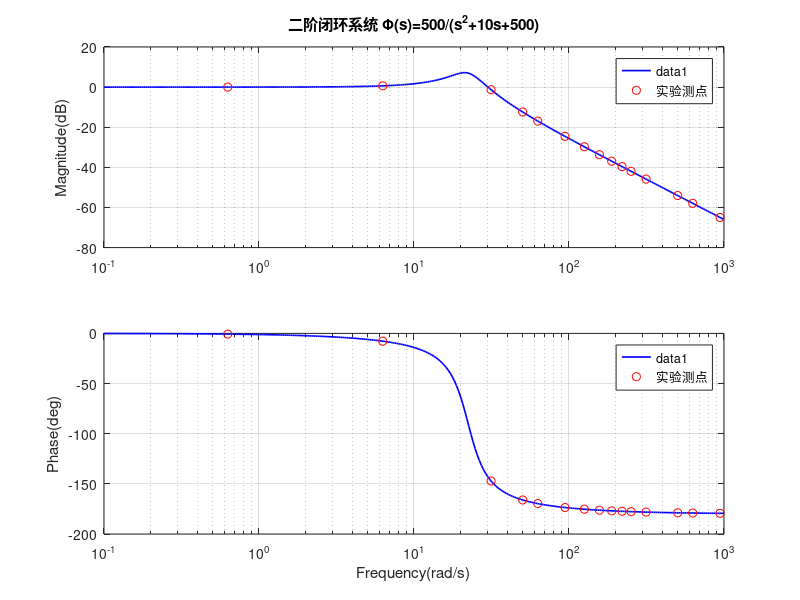

The MATLAB source for this figure:
% Task3 二阶控制系统环节的频率特性测试验证
% 频率从0.1Hz一直到150Hz

clc;clear;close all;
s=tf('s');
Phi = 500/(s^2 +10*s +500);

% 频率梯度
f = [0.1,1,5,8,10,15,20,25,30,35,40,50,80,100,150];
w = 2*pi*f;
[mag_meas,phase_meas]=bode(Phi,w);
mag_meas=squeeze(mag_meas);
phase_meas=squeeze(phase_meas);
L_meas = 20*log10(mag_meas);

% 计算并绘制伯德图
w_full = logspace(-1,3,300);
[mag_full,phase_full]=bode(Phi,w_full);
mag_full=squeeze(mag_full);
phase_full=squeeze(phase_full);
L_full = 20*log10(mag_full);

figure;
subplot(2,1,1);
semilogx(w_full,L_full,'b-','LineWidth',1.2);hold on;
semilogx(w,L_meas,'ro','MarkerSize',6,'DisplayName','实验测点');
grid on; title('二阶闭环系统 \Phi(s)=500/(s^2+10s+500)'); ylabel('Magnitude(dB)');legend('show');hold off;

subplot(2,1,2);
semilogx(w_full,phase_full,'b-','LineWidth',1.2);hold on;
semilogx(w,phase_meas,'ro','MarkerSize',6,'DisplayName','实验测点');
grid on; xlabel('Frequency(rad/s)');ylabel('Phase(deg)');legend('show');hold off;

%输出表格
fprintf('\n二阶闭环系统\n');
fprintf('f(Hz)\tω(rad/s)\t20lg|Φ|(dB)\t相位φ(°)\n');
for i=1:length(f)
    fprintf('%.1f\t%.3f\t%.3f\t\t%.2f\n',f(i),w(i),L_meas(i),phase_meas(i));
end
